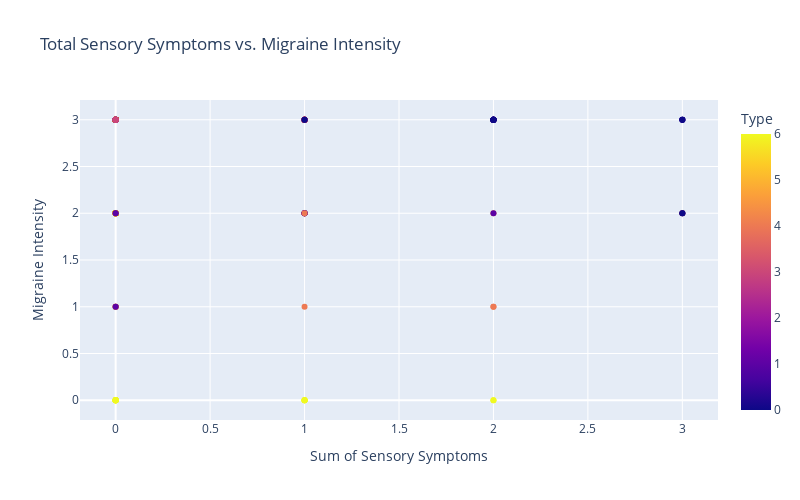

Notebook code for this chart:
### Code cell
# Create a new column representing the sum of sensory symptoms
data['Total_Sensory_Symptoms'] = data[sensory_columns].sum(axis=1)

# Plot scatter plot
fig_scatter = px.scatter(
    data,
    x='Total_Sensory_Symptoms',
    y='Intensity',
    color='Type',
    title="Total Sensory Symptoms vs. Migraine Intensity",
    labels={'Total_Sensory_Symptoms': 'Sum of Sensory Symptoms', 'Intensity': 'Migraine Intensity'},
    hover_data=sensory_columns + ['Duration'],
    height=500,
    width=800
)
fig_scatter.show()

### Figure 1 — Plotly figure (JSON) as saved in the notebook; plotly's stock layout.template omitted (floating-point values rounded to 4 significant figures; data arrays with more than 128 entries replaced by an {"elided": "..."} marker saying what was removed)
{"data": [{"customdata": {"elided": "400x9 int values"}, "hovertemplate": "Sum of Sensory Symptoms=%{x}<br>Migraine Intensity=%{y}<br>Dysphasia=%{customdata[0]}<br>Dysarthria=%{customdata[1]}<br>Vertigo=%{customdata[2]}<br>Tinnitus=%{customdata[3]}<br>Hypoacusis=%{customdata[4]}<br>Diplopia=%{customdata[5]}<br>Visual_defect=%{customdata[6]}<br>Paresthesia=%{customdata[7]}<br>Duration=%{customdata[8]}<br>Type=%{marker.color}<extra></extra>", "legendgroup": "", "marker": {"color": {"elided": "400 int values"}, "coloraxis": "coloraxis", "symbol": "circle"}, "mode": "markers", "name": "", "orientation": "v", "showlegend": false, "type": "scatter", "x": {"elided": "400 int values"}, "xaxis": "x", "y": {"elided": "400 int values"}, "yaxis": "y"}], "layout": {"coloraxis": {"colorbar": {"title": {"text": "Type"}}, "colorscale": [[0, "#0d0887"], [0.1111, "#46039f"], [0.2222, "#7201a8"], [0.3333, "#9c179e"], [0.4444, "#bd3786"], [0.5556, "#d8576b"], [0.6667, "#ed7953"], [0.7778, "#fb9f3a"], [0.8889, "#fdca26"], [1, "#f0f921"]]}, "height": 500, "legend": {"tracegroupgap": 0}, "title": {"text": "Total Sensory Symptoms vs. Migraine Intensity"}, "width": 800, "xaxis": {"anchor": "y", "autorange": true, "domain": [0, 1], "range": [-0.1887, 3.189], "title": {"text": "Sum of Sensory Symptoms"}, "type": "linear"}, "yaxis": {"anchor": "x", "autorange": true, "domain": [0, 1], "range": [-0.2112, 3.211], "title": {"text": "Migraine Intensity"}, "type": "linear"}}}
